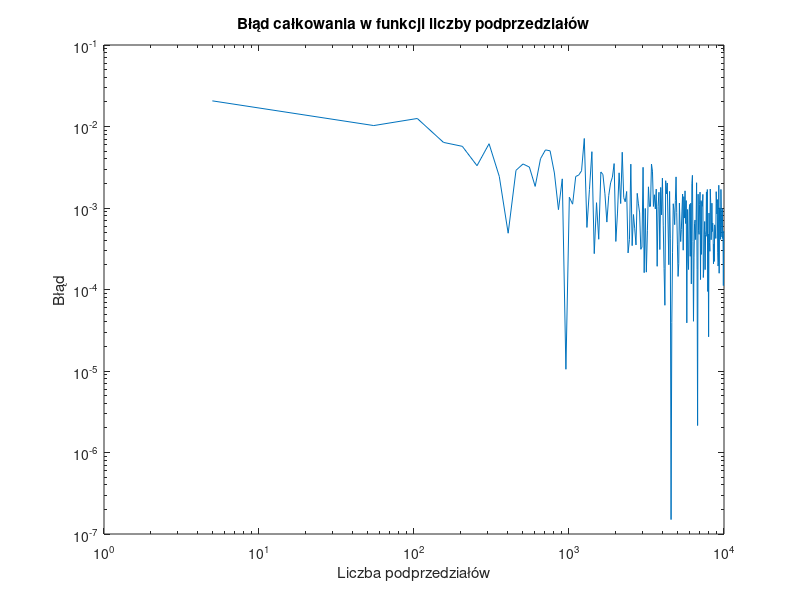

This figure's MATLAB source:
function [integration_error, Nt, ft_5, xr, yr, yrmax] = zadanie4()
    % Wartość referencyjna całki
    ref_value = 0.0473612919396179;

    % Wektor liczby podprzedziałów
    Nt = 5:50:10^4;
    error_values = zeros(1, length(Nt));

    % Obliczenie wartości funkcji gęstości prawdopodobieństwa dla t = 5
    ft_5 = probability_density(5);
    yrmax = 0.034;

    % Przygotowanie zmiennych do przechowywania losowych punktów
    xr = cell(1, length(Nt));
    yr = cell(1, length(Nt));

    % Pętla po liczbach podprzedziałów
    for i = 1:length(Nt)
        num_intervals = Nt(i);

        % Obliczenie wartości całki dla num_intervals podprzedziałów
        [integration_result, x_rand, y_rand] = monte_carlo_integration(@probability_density, num_intervals, yrmax);
        xr{1, i} = x_rand;
        yr{1, i} = y_rand;

        % Obliczenie błędu całkowania
        error_values(i) = abs(integration_result - ref_value);
    end

    % Rysowanie wykresu błędu całkowania
    figure;
    loglog(Nt, error_values);
    title('Błąd całkowania w funkcji liczby podprzedziałów');
    xlabel('Liczba podprzedziałów');
    ylabel('Błąd');

    % Przypisanie wyników do zmiennych wyjściowych
    integration_error = error_values;

    % Zapisanie wykresu
    saveas(gcf, 'zadanie4.png');
end

function [integral_result, x_rand, y_rand] = monte_carlo_integration(func_handle, num_points, ymax)
    x_min = 0;
    x_max = 5;
    y_min = 0;

    % Generowanie losowych punktów
    x_rand = x_min + (x_max - x_min) .* rand(1, num_points);
    y_rand = y_min + (ymax - y_min) .* rand(1, num_points);

    num_under_curve = 0;

    % Sprawdzanie, ile punktów znajduje się pod krzywą
    for k = 1:num_points
        x_val = x_rand(k);
        y_val = y_rand(k);
        y_func = func_handle(x_val);

        if y_func >= y_val
            num_under_curve = num_under_curve + 1;
        end
    end

    % Obliczanie wartości całki metodą Monte Carlo
    area = (x_max - x_min) * (ymax - y_min);
    integral_result = num_under_curve / num_points * area;
end

function output = probability_density(input)
    stddev = 3;
    mean_value = 10;

    output = 1 / (stddev * sqrt(2 * pi)) * exp(-(input - mean_value)^2 / (2 * stddev^2));
end
